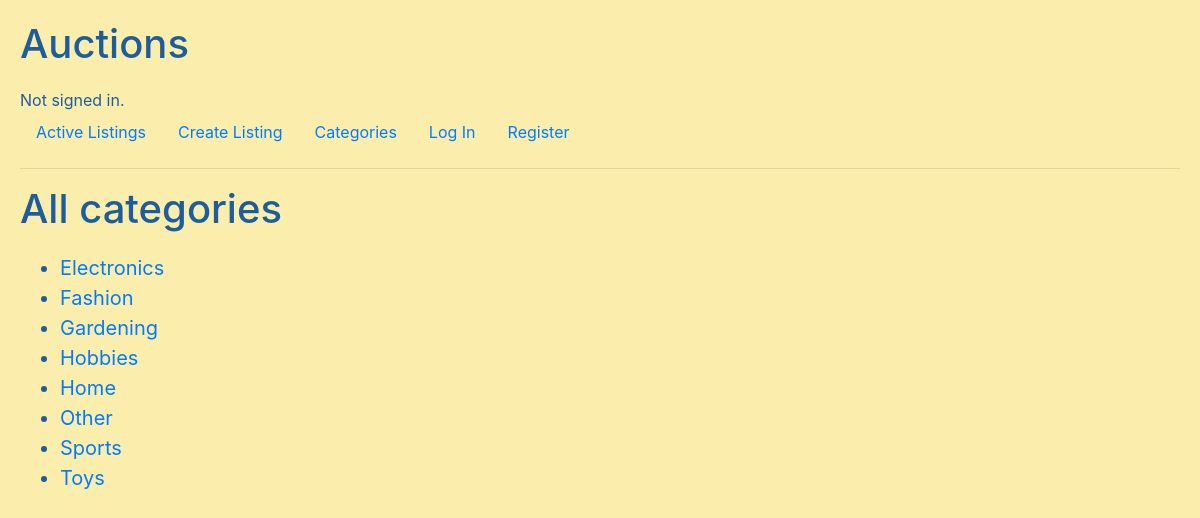
The page /categories on the database its author committed.
### auctions/models.py (models this page shows, shortened)
class Category(models.Model):
    title = models.CharField(max_length=30)

### auctions/views.py (the view)
# urls.py: path("categories", views.categories, name="categories"),
def categories(request):
    return render(request, "auctions/categories.html", {
        "categories": Category.objects.all().order_by("title").values()
    })

### auctions/templates/auctions/categories.html (shortened to what this page needs)
{% extends "auctions/layout.html" %}
{% block body %}
<h1>All categories</h1>
<ul class="list">
    {% for category in categories %}
    <li><a href="{% url 'category' category.title %}">{{ category.title }}</a></li>
    {% endfor %}
</ul>
{% endblock %}

### auctions/static/auctions/styles.css (style rules this page uses)
body { padding: 20px; background-color: #FBEEAC; color: #1D5D9B; }
h1 { margin-bottom: 20px; }
.list { font-size: 1.25rem; }

### rows shown on the page
Category: title "Electronics"
Category: title "Fashion"
Category: title "Gardening"
Category: title "Hobbies"
Category: title "Home"
Category: title "Other"
Category: title "Sports"
Category: title "Toys"
